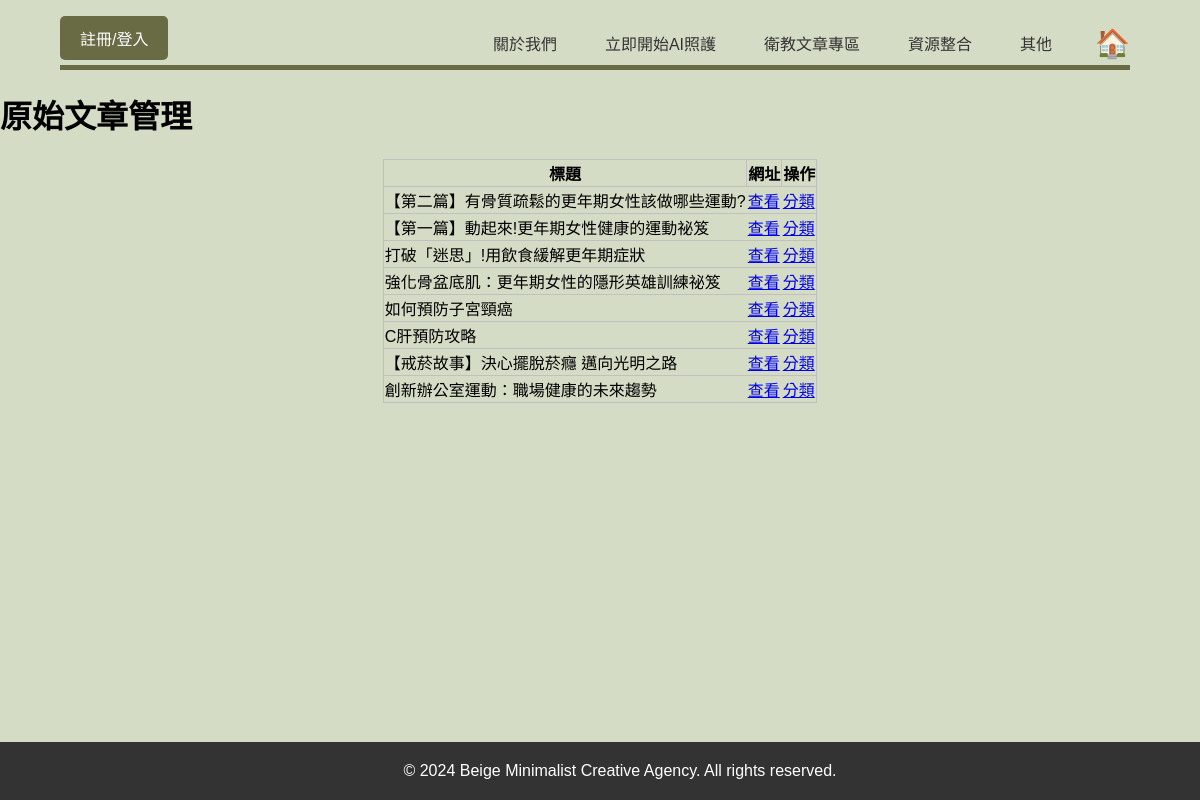
The app's page /crud/admin/raw_articles with its own data.
### apps/crud/models.py (models this page shows)
class RawArticle(db.Model):
    __tablename__ = 'raw_articles'
    id = db.Column(db.Integer, primary_key=True)
    title = db.Column(db.String(255), nullable=False)
    content = db.Column(db.Text, nullable=False)
    url = db.Column(db.String(255), unique=True, nullable=False)
    scraped_at = db.Column(db.DateTime, server_default=db.func.now())

### apps/crud/views.py (the view)
@crud.route('/admin/raw_articles')
def admin_raw_articles():
    raw_articles = RawArticle.query.all()
    return render_template('crud/admin_raw_articles.html', raw_articles=raw_articles)

### apps/crud/templates/crud/admin_raw_articles.html
{% extends "crud/base.html" %}
{% block content %}
<div class="container mt-5">
    <h1>原始文章管理</h1>
    <table class="table table-striped">
        <thead>
            <tr>
                <th>標題</th>
                <th>網址</th>
                <th>操作</th>
            </tr>
        </thead>
        <tbody>
            {% for article in raw_articles %}
                <tr>
                    <td>{{ article.title }}</td>
                    <td><a href="{{ article.url }}" target="_blank">查看</a></td>
                    <td>
                        <a href="{{ url_for('crud.categorize_article', article_id=article.id) }}" class="btn btn-primary btn-sm">分類</a>
                    </td>
                </tr>
            {% endfor %}
        </tbody>
    </table>
</div>
{% endblock %}

### apps/crud/static/style.css (style rules this page uses)
body { font-family: Arial, sans-serif; background-color: #D5DCC5; margin: 0; padding: 0; }
table { border-collapse: collapse; margin: 0 auto; }
table, th, tr { border: 1px solid #c0c0c0; }

### records on screen
RawArticle: title "【第二篇】有骨質疏鬆的更年期女性該做哪些運動?"
RawArticle: title "【第一篇】動起來!更年期女性健康的運動祕笈"
RawArticle: title "打破「迷思」!用飲食緩解更年期症狀"
RawArticle: title "強化骨盆底肌：更年期女性的隱形英雄訓練祕笈"
RawArticle: title "如何預防子宮頸癌"
RawArticle: title "C肝預防攻略"
RawArticle: title "【戒菸故事】決心擺脫菸癮 邁向光明之路"
RawArticle: title "創新辦公室運動：職場健康的未來趨勢"
